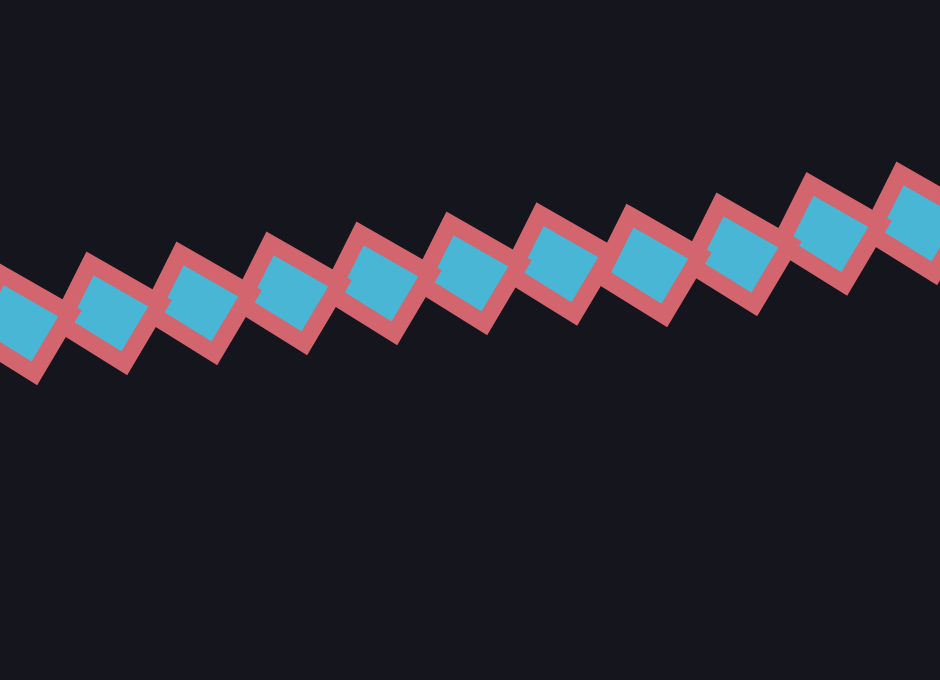
Frame 1 (no input)
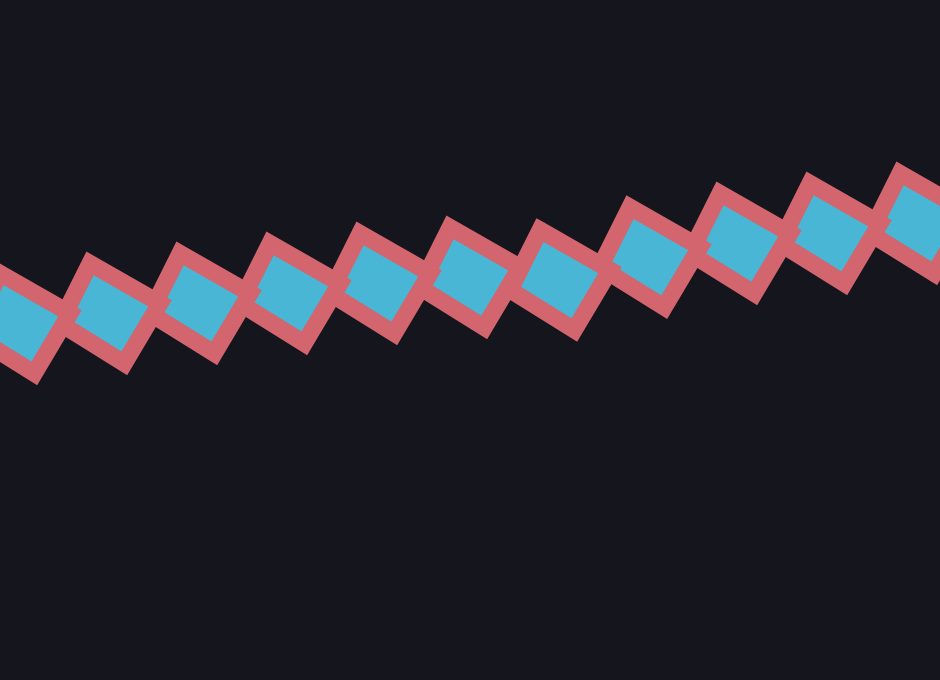
Frame 60 (no input)
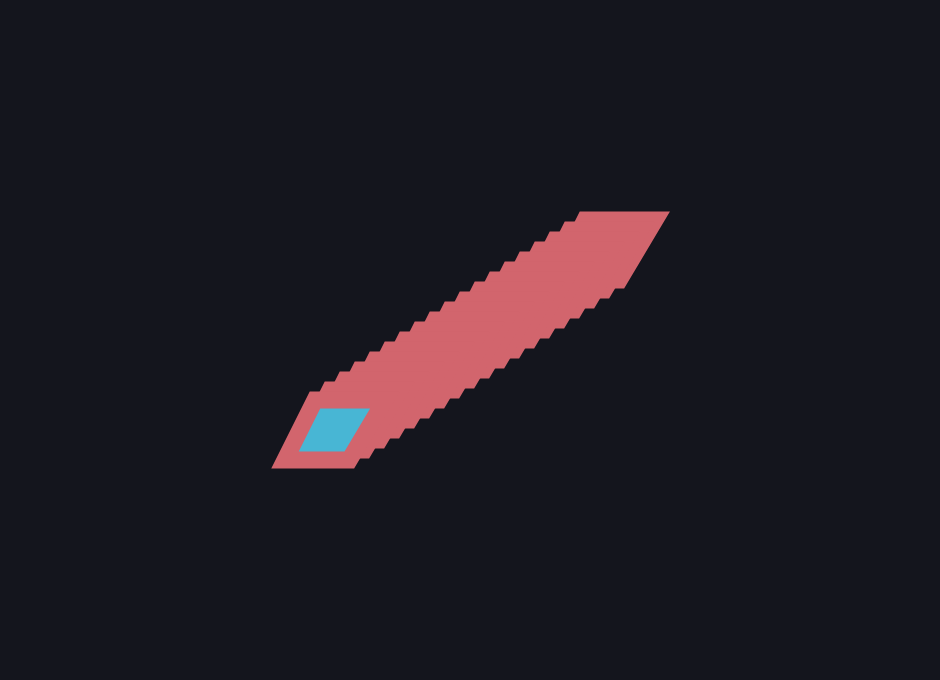
Frame 120 (the mouse pressed at the canvas centre since frame 60)

The p5.js sketch that drew these frames (run headless with seeded random() and noise() and a simulated clock; from frame 60 on, the mouse is pressed at the canvas centre):

// p5.js sketch
// ── sketch.js
function setup(){
  createCanvas(940, 680);
  rectMode(CENTER);
  fill(72,182,212);
  stroke(210, 101, 109);
  strokeWeight(17);
}

function draw(){
  background(20, 21, 29);
  translate(width / 2, height / 2);
  var num = 20;
  var intervalX = map(mouseX, 0, width, 90, -60);
  var intervalY = map(abs(mouseX - width / 4), 0, width / 2, 0, -20);
  var circleX = 100;
  var circleY = 60;
  var tilt = map(mouseX, 0, width, -20, 20);
  for(var i = num - 1; i > 0; i--){
    push();
    var rhytm = map(pow(abs(sin(frameCount * .05 - i * 0.13)), 170), 4, 1, 0, -50)
                * map(abs(mouseX - width / 2), 0, width / 2, 0, 1);
    translate(intervalX * (i - num / 2.0), intervalY * (i - num / 2.0) + rhytm);
    beginShape();
    vertex(-circleX / 5.0, -circleY / 2.0 + tilt);
    vertex(circleX / 2.0, -circleY / 2.0 - tilt);
    vertex(circleX / 7.0, circleY / 2.0 - tilt);
    vertex(-circleX / 2.0, circleY / 2.0 + tilt);
    endShape(CLOSE);
    pop();
  }
}
